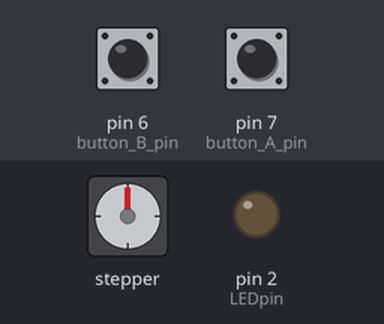
Bench run of a sketch on a simulated Arduino Uno, built with avr-gcc and run on an emulated ATmega328P. On the bench: stepper motor, output pins drawn as LEDs (lit = HIGH). Wiring (inferred from the names in the program): stepper motor driver (200 steps per turn assumed): step pin 8; direction pin 9. The test bench sets the inputs (shaded band); at power-on: pin 6 (button_B_pin) HIGH, pin 7 (button_A_pin) HIGH. Pins used as bus, display or sensor lines are not drawn.

Above: at 1.2 s.
1.3 s: pin 6 (button_B_pin) pulled LOW for 0.15 s
At 1.59 s:
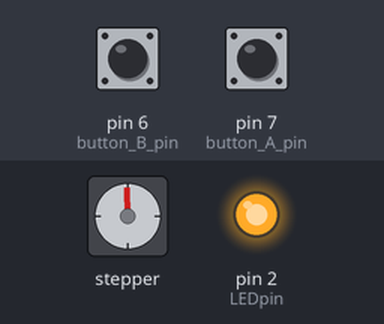
At 3.63 s:
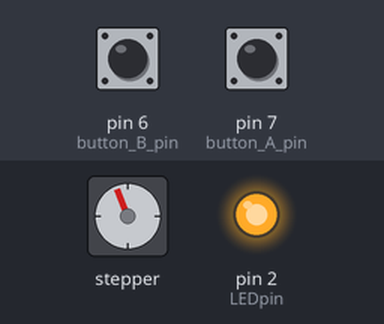
Timing chart, 0 to 21.7 s (numbered marks = the images above; inputs shaded):
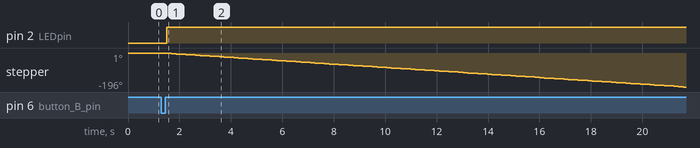

Measured:
- after the input at 1.3 s, pin 2 (LEDpin): LOW → HIGH after 0.20 s; stepper: keeps turning counter-clockwise at about 10°/s, starting after 0.20 s

The sketch:

arduino_script_stereotact_motor_arm.ino
```cpp
// Arduino powered stereotaxic arm robot 20171201 Bastijn van den Boom
//
// First connect the steppermotor to the arduino, then plug in the 9v power supply. Put the switch to O.
// Use the knob on top of the motor to turn the stereotaxic arm and place your object on bregma, write down
// coordinates of bregma. Move your object above the target area. Lower the object using the know on top of
// the stereotaxic arm. Keep in mind that there is some slack in the stereotaxic arm and connection with the
// robot, meaning that the arm doesn't start going down immediately as soon as you start the script or move
// the knob. To account for this, lower the stereotaxic arm with the knob downwards untill you reach bregma
// zero coordinate.
//
// Use button A to lower the needle (to make a track) (15min), leave it in for 10 min, and take it out (15min).
// Use button B to lower the lens (30 min)


// Button A (needle lowering) - change accordingly

long total_distance_A = 4500;   // distance to target for needle (unit is micrometer (um))
long time_A = 5;   // time it should take to lower to and then retrack from target (min)
long stay_in_A = 5;    // duration to stay at target (min)


// Button B (lens lowering) - change accordingly

long total_distance_B = 4500;   // distance to target for lens  (unit is micrometer (um))
long time_B = 15;   // time it should take to lower to target (min)


// needle (A) variable to leave like is

float current_distance_A = 0;   // arm moves 0.93125 um per step (float is for variable with many decimals)
long speed_A = (((time_A * 60000) * 0.93125) / total_distance_A); // calculates the corresponding speed
long delay_A = (stay_in_A * 60000);   // calculate how long to stay in milliseconds (ms)

// lens (B) variables to leave like is

float current_distance_B = 0;   // arm moves 0.93125 um per step
long speed_B = (((time_B * 60000) * 0.93125) / total_distance_B);   // how fast should the needle (A) go in and out

// Arduino and SilentStepStick variables, leave it

int button_A_pin = 7;
int button_B_pin = 6;

int button_A = 0;
int button_B = 0;

int steppin = 8;
int dirpin = 9;

int LEDpin = 2;  // LED that indicates motor is running

// int CFG1 = 3;   // to configure SilentStepStick driver mode
// int CFG2 = 4;   // same


void setup()
{

  pinMode(button_A_pin,INPUT_PULLUP);
  pinMode(button_B_pin,INPUT_PULLUP);

  pinMode(steppin, OUTPUT);
  pinMode(dirpin, OUTPUT);
  digitalWrite(dirpin, LOW);  //LOW: goes down. //HIGH: goes up.

  pinMode(LEDpin, OUTPUT);


  //pinMode(CFG1, OUTPUT);
  //pinMode(CFG2, OUTPUT);

  //digitalWrite(CFG1, LOW);        // FULL step
  //digitalWrite(CFG2, LOW);

}


void loop()
{

// button A lowers needle, waits, and retrackts needle

digitalWrite(LEDpin, LOW);

      button_A = digitalRead(button_A_pin);

      if (button_A == LOW){
        delay(200);
        digitalWrite(dirpin, LOW);

        digitalWrite(LEDpin, HIGH);

        while (current_distance_A < total_distance_A){

          digitalWrite(steppin, LOW);
          digitalWrite(steppin, HIGH);
          delay(speed_A);

          current_distance_A = current_distance_A + 0.93125;    // distance the arm moves per step

        }

        delay(delay_A);   // wait with retracking the needle (A)
        digitalWrite(dirpin, HIGH);

        while (current_distance_A >= 0){

          digitalWrite(steppin, LOW);
          digitalWrite(steppin, HIGH);
          delay(speed_A);

          current_distance_A = current_distance_A - 0.93125;    // distance the arm moves per step

        }

      }


// button B lowers lens

      button_B = digitalRead(button_B_pin);

      if (button_B == LOW){
        delay(200);
        digitalWrite(dirpin, LOW);

        digitalWrite(LEDpin, HIGH);

        while (current_distance_B < total_distance_B){

          digitalWrite(steppin, LOW);
          digitalWrite(steppin, HIGH);
          delay(speed_B);

          current_distance_B = current_distance_B + 0.93125;    // distance the arm moves per step

        }

      }

}
```
